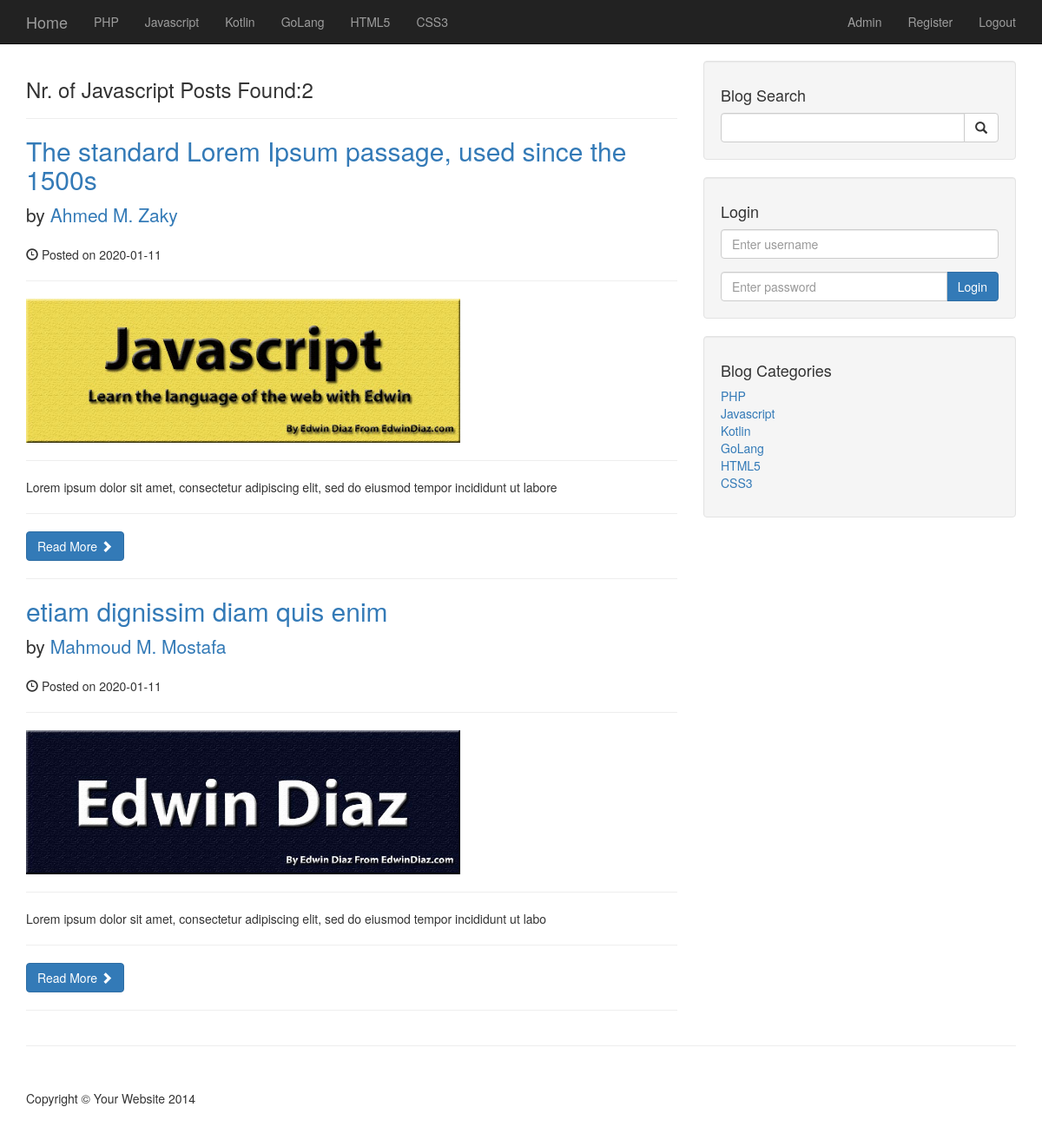
The app's page /categories.php?c_id=34&c_title=Javascript with its own data.
### tables this page shows
CREATE TABLE `categories` (
  `cat_id` int NOT NULL,
  `cat_title` varchar(255) NOT NULL
);

CREATE TABLE `posts` (
  `post_id` int NOT NULL,
  `post_category_id` varchar(3) NOT NULL,
  `post_title` varchar(255) NOT NULL,
  `post_author` varchar(255) NOT NULL,
  `post_date` date NOT NULL,
  `post_image` text NOT NULL,
  `post_content` text NOT NULL,
  `post_tags` varchar(255) NOT NULL,
  `post_comment_count` int NOT NULL,
  `post_status` varchar(255) NOT NULL DEFAULT 'draft'
);

### categories.php (the view)
<?php include "includes/header.php"; ?>
<?php include "includes/navigation.php"; ?>
    <div class="container">
        <div class="row">
            <div class="col-md-8">
<?php
        if(isset($_GET['c_id']))
        {
            $cat_id = $_GET['c_id'];
            $cat_title = $_GET['c_title'];
            $query = "SELECT * FROM posts WHERE post_category_id=$cat_id";
            $Allposts = mysqli_query($connection, $query);
            $count = mysqli_num_rows($Allposts);
            if(!$count)
                echo "<h2>NO {$cat_title} Posts is FOUND!</h2>";
            else
            {
                echo "<h3>Nr. of {$cat_title} Posts Found:{$count} </h3>";
                echo "<hr>";
                while($row = mysqli_fetch_assoc($Allposts))
                {
                    $post_id = $row['post_id'];
                    $PTitle = $row['post_title'];
                    $PAuthor = $row['post_author'];
                    $PDate = $row['post_date'];
                    $PImage = $row['post_image'];
                    $PContent = substr($row['post_content'], 0, 100);
?>
                <h2>
                    <a href="post.php?p_id=<?php echo $post_id ?>"><?php echo $PTitle ?></a>
                </h2>
                <p class="lead">
                    by <a href="#"><?php echo $PAuthor ?></a>
                </p>
                <p><span class="glyphicon glyphicon-time"></span> Posted on <?php echo $PDate ?></p>
                <hr>
                <img width="500" class="img-responsive" src="images/<?php echo $PImage; ?>" alt="">
                <hr>
                <p><?php echo $PContent ?></p>
                <hr>
                <a class="btn btn-primary" href="post.php?p_id=<?php echo $post_id ?>">Read More <span class="glyphicon glyphicon-chevron-right"></span></a>
                <hr>
<?php           }
            }
        }
?>
            </div>
            <?php include "includes/sidebar.php"?>
        </div>
        <hr>
        <?php include "includes/footer.php"?>

### includes/navigation.php (shortened to what this page needs)
    <nav class="navbar navbar-inverse navbar-fixed-top" role="navigation">
        <div class="container">
            <div class="navbar-header">
                <a class="navbar-brand" href="index.php">Home</a>
            </div>
            <div class="collapse navbar-collapse" id="bs-example-navbar-collapse-1">
                <ul class="nav navbar-nav">
<?php
        $query = "SELECT * FROM categories";
        $AllCats = mysqli_query($connection, $query);
        while($row = mysqli_fetch_assoc($AllCats))
        {
            $cat_id = $row['cat_id'];
            $cat_title = $row['cat_title'];
            echo "<li><a href='categories.php?c_id=$cat_id&c_title=$cat_title'>{$cat_title}</a></li>";
        }
?>
                </ul>
                <ul class="nav navbar-nav navbar-right top-nav">
                    <li>
                        <a href="admin">Admin</a>
                    </li>
                    <li>
                        <a href="registration.php">Register</a>
                    </li>
                    <li>
                        <a href="includes/logout.php">Logout</a>
                    </li>
                </ul>
            </div>
        </div>
    </nav>

### includes/sidebar.php (shortened to what this page needs)
<div class="col-md-4">
                <div class="well">
                    <h4>Blog Search</h4>
                    <form action="search.php" method="post">
                        <div class="input-group">
                            <input name="search" type="text" class="form-control">
                            <span class="input-group-btn">
                                <button name="submit" class="btn btn-default" type="submit">
                                    <span class="glyphicon glyphicon-search"></span>
                            </button>
                            </span>
                        </div>
                    </form>
                </div>
<?php
    $username = "";
?>
                <div class="well">
                    <h4>Login<?php echo $username; ?> </h4>
                    <form action="includes/login.php" method="post">
                       <div class="form-group">
                            <input name="username" type="text" class="form-control" placeholder="Enter username">
                       </div>
                       <div class="input-group">
                           <input name="password" type="password" class="form-control" placeholder="Enter password">
                            <span class="input-group-btn">
                                <button name="login" class="btn btn-primary" type="submit">Login</button>
                            </span>
                       </div>
                    </form>
                </div>
                <div class="well">
                    <h4>Blog Categories</h4>
                    <div class="row">
                        <div class="col-lg-12">
                            <ul class="list-unstyled">
<?php
        $query = "SELECT * FROM categories";
        $AllCats = mysqli_query($connection, $query);
        while($row = mysqli_fetch_assoc($AllCats))
        {
            $cat_id = $row['cat_id'];
            $cat_title = $row['cat_title'];
            echo "<li><a href='categories.php?c_id=$cat_id&c_title=$cat_title'>{$cat_title}</a></li>";
        }
?>
                            </ul>
                        </div>
                    </div>
                </div>
            </div>

### css/blog-home.css (style rules this page uses)
body { padding-top: 70px; }

### records on screen
categories: cat_title "PHP"
categories: cat_title "Javascript"
categories: cat_title "Kotlin"
categories: cat_title "GoLang"
categories: cat_title "HTML5"
categories: cat_title "CSS3"
posts: post_title "The standard Lorem Ipsum passage, used since the 1500s", post_author "Ahmed M. Zaky", post_date "2020-01-11", post_image (picture), post_content "Lorem ipsum dolor sit amet, consectetur adipiscing elit, sed do eiusmod tempor incididunt ut labore"
posts: post_title "etiam dignissim diam quis enim", post_author "Mahmoud M. Mostafa", post_date "2020-01-11", post_image (picture), post_content "Lorem ipsum dolor sit amet, consectetur adipiscing elit, sed do eiusmod tempor incididunt ut labo"

### other values on screen
$cat_title "Javascript"
$count "2"
